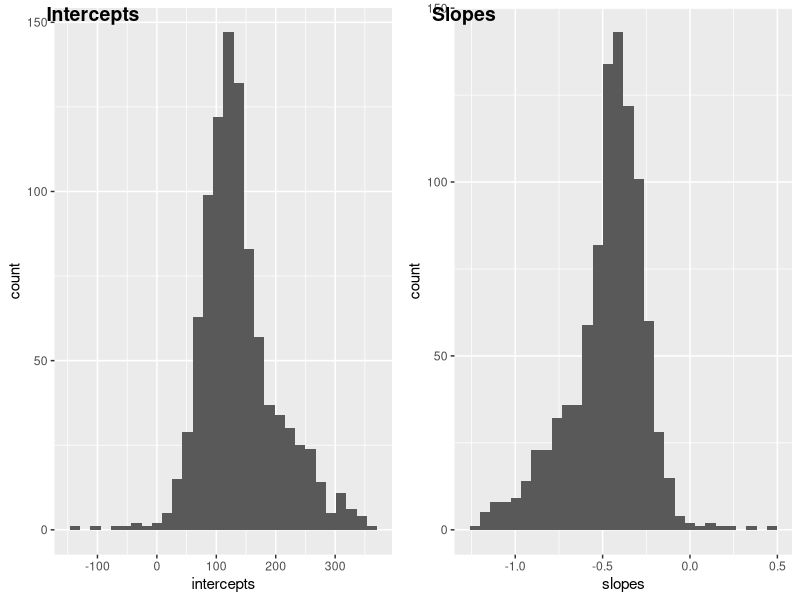
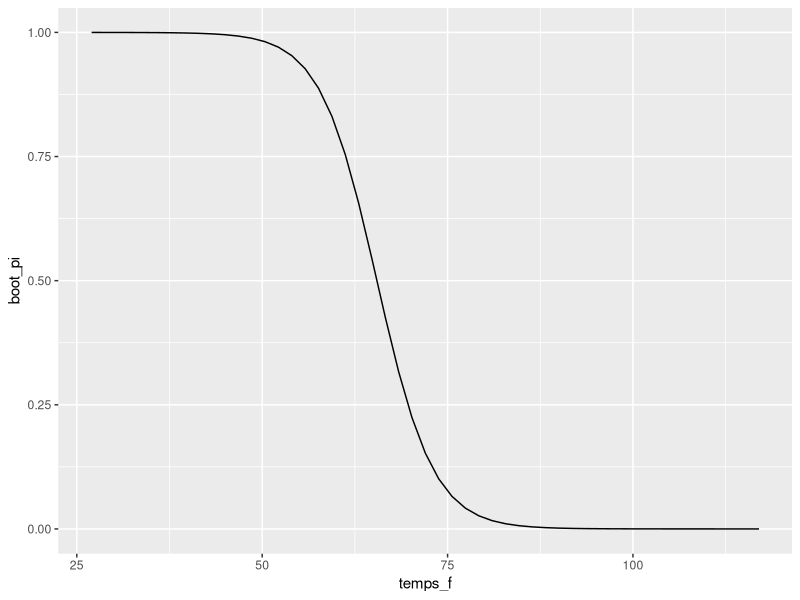
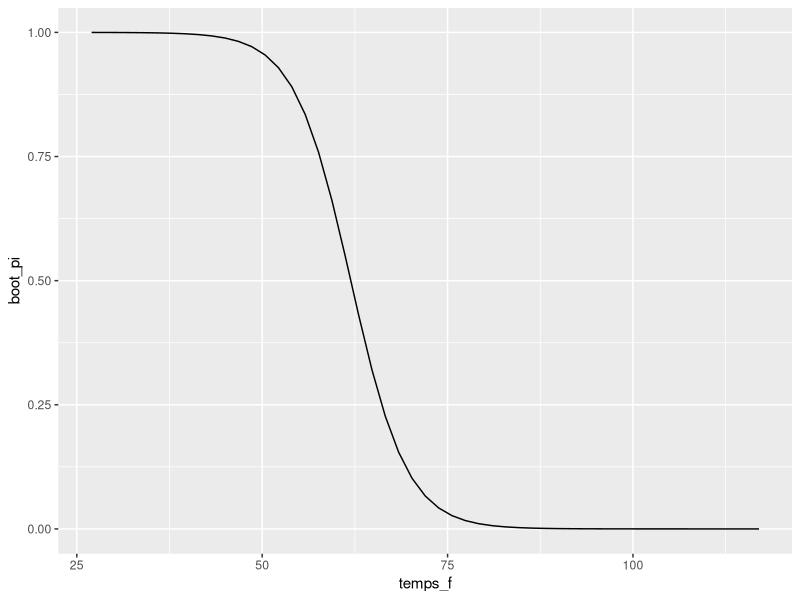
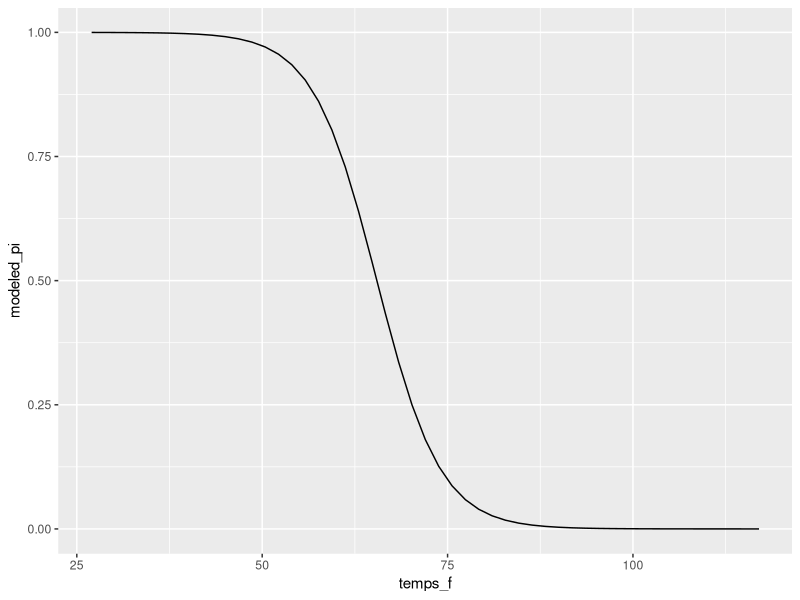

The R source for these figures, in order:
## ---- chunk 1
library(tidyverse)
library(patchwork)
## ---- chunk 2
setwd("~/source_code/W271_Lab1")
oring_df <- read_csv("./data/raw/challenger.csv")
oring_df$failure <- oring_df$O.ring
oring_df$failure[oring_df$failure >0] <- 1
oring_df$failure <-factor(oring_df$failure, levels = c(0,1))

oring_df$Kelvin <- (459.67+ oring_df$Temp)*5/9
## ---- chunk 3
model_zero <- glm(formula=failure~Kelvin, family=binomial(), data=oring_df)
summary(model_zero)
## ---- chunk 4
## Non-parametric bootstrap
intercepts <- vector()
slopes <- vector()
products <- vector()
idx_seq <- seq(1,23)
counter = 0

for (i in 1:1000){
  
  # Generate new data 
  new_data = oring_df[sample(idx_seq, 23, replace = TRUE),]
  
  # Run glm on this new data 
  model_i <- glm(formula = failure ~ Kelvin, family = binomial(), data = new_data)
  
  # If model converged, add coefficients to the vectors
  if (model_i$deviance > 0.1) {
    counter = counter + 1
    intercepts[counter] <- model_i$coefficients[1]
    slopes[counter] <- model_i$coefficients[2]
    products[counter] <- model_i$coefficients[1]*model_i$coefficients[2]
  }
}

intercept_boot <- mean(intercepts) # bootstrap estimate of intercept
intercept_boot

intercept_boot_var <- var(intercepts) # variance of intercept
intercept_boot_var

slope_boot <- mean(slopes)# bootstrap estimate of slope
slope_boot

slope_boot_var <- var(slopes) # variance of slope
slope_boot_var

covar_boot <- mean(products) - slope_boot*intercept_boot # bootstrap estimate of covariance
covar_boot

bootstrap_df <- cbind.data.frame(intercepts, slopes)
## ---- chunk 5
library (ggpubr)

inter_polt <- ggplot(data = bootstrap_df) +
  aes(x = intercepts) +
  geom_histogram()

slope_plot <- ggplot(data = bootstrap_df) +
  aes(x = slopes) +
  geom_histogram()

ggarrange(inter_polt, slope_plot,
          labels = c("Intercepts", "Slopes"),
          ncol = 2, nrow = 1)
## ---- chunk 6
temps <- seq(270, 320)
temps_f <- seq(270, 320)*1.8 - 459

logit <- intercept_boot + temps*slope_boot
odds <- exp(logit)
boot_pi <- odds/(1+odds)

logit_lower <- logit - 1.96*sqrt(intercept_boot_var + slope_boot_var*temps^2  )
odds_lower <- exp(logit_lower)
boot_pi_lower <- odds_lower/(1+odds_lower)

logit_upper <- logit + 1.96*sqrt(intercept_boot_var + 2* covar_boot * temps + slope_boot_var*temps^2  )
odds_upper <- exp(logit_upper)
boot_pi_upper <- odds_upper/(1+odds_upper)

infer_df = cbind.data.frame(temps_f, boot_pi, boot_pi_lower, boot_pi_upper)

ggplot(data = infer_df) +
  aes(x = temps_f, y = boot_pi) +
  geom_line()
## ---- chunk 7

## Parametric bootstrap
intercepts_param <- vector()
slopes_param <- vector()
products_param <- vector()
for (i in 1:1000){ 
    
    intercepts_param[i] <- rnorm(1, mean = intercept_boot, sd = sd(intercepts))
    slopes_param[i] <- rnorm(1, mean = slope_boot, sd = sd(slopes))
    products_param[i] <- slopes_param[i] * intercepts_param[i]

}

intercept_param <- mean(intercepts_param) # bootstrap estimate of intercept
intercept_param

intercept_param_var <- var(intercepts_param) # standard errors of intercept
intercept_param_var

slope_param <- mean(slopes_param)# bootstrap estimate of slope
slope_param

slope_param_var <- var(slopes_param) # standard errors of slope
slope_param_var

covar_param <- mean(products_param) - slope_param*intercept_param # bootstrap estimate of covariance
covar_param

bootstrap_param_df <- cbind.data.frame(intercept_param, slope_param)
## ---- chunk 8
temps <- seq(270, 320)
temps_f <- seq(270, 320)*1.8 - 459

logit <- intercept_param + temps*slope_param
odds <- exp(logit)
boot_pi <- odds/(1+odds)

logit_lower <- logit - 1.96*sqrt(intercept_param_var + 2* covar_param * temps +slope_param_var*temps^2  )
odds_lower <- exp(logit_lower)
boot_pi_lower <- odds_lower/(1+odds_lower)

logit_upper <- logit + 1.96*sqrt(intercept_boot_var + 2* covar_param * temps + slope_param_var*temps^2  )
odds_upper <- exp(logit_upper)
boot_pi_upper <- odds_upper/(1+odds_upper)

infer_df_param = cbind.data.frame(temps_f, boot_pi, boot_pi_lower, boot_pi_upper)

ggplot(data = infer_df_param) +
  aes(x = temps_f, y = boot_pi) +
  geom_line()
## ---- chunk 9
temps <- seq(270, 320)
modeled_pi <- vector()
counter = 0

for (temp in 270: 320){
  counter = counter+1
  Kelvin <- temp
  modeled_pi[counter] <- predict(model_zero, newdata = data.frame(Kelvin), type = "response")
}

infer_df_model = cbind(infer_df, modeled_pi)

ggplot(data = infer_df) +
  aes(x = temps_f, y = modeled_pi) +
  geom_line()
